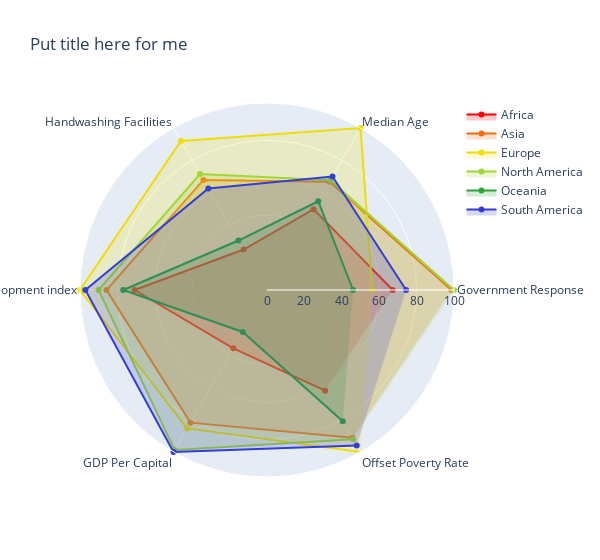

The cell this chart's notebook holds for it:
### Markdown cell above
# AREA PROPERTIES ABILITY COMPARE

### Code cell
#TODO: 5 properties to compare 
# stringency_index
# median_age
# 1 -  extreme_poverty (we need good properties)
# handwashing_facilities
# human_development_index
# gdp_per_capita

Ability5_base = owid_covid_data[['continent','date','location','stringency_index','median_age','extreme_poverty','handwashing_facilities'
,'human_development_index','gdp_per_capita']].dropna()

# phần bù của tỉ lệ nghèo đói
Ability5_base['extreme_poverty_r'] = 100 - Ability5_base['extreme_poverty']
Ability5_base.drop(columns=['extreme_poverty'],inplace=True)
# chỉ số phát triển con người
# Ability5_base['human_development_index']  *= 100
# # chỉ số gdp trên nước lớn nhất
# Ability5_base['gdp_per_capita'] *= 100 / Ability5_base['gdp_per_capita'].max()


#  --------------------------------------------------------------------
Ability5_base_location =  Ability5_base.groupby('location').last()

Ability5_base_area = Ability5_base_location.groupby('continent').mean()
# tẻ lệ gpd trê nuocs lớn nhất
Ability5_base_area['gdp_per_capita'] *= 100 / Ability5_base_area['gdp_per_capita'].max()
Ability5_base_area['stringency_index'] *= 100 / Ability5_base_area['stringency_index'].max()
Ability5_base_area['human_development_index'] *= 100 / Ability5_base_area['human_development_index'].max()
Ability5_base_area['extreme_poverty_r'] *= 100 / Ability5_base_area['extreme_poverty_r'].max()
Ability5_base_area['median_age'] *= 100 / Ability5_base_area['median_age'].max()
# #  --------------------------------------------------------------------

figgo = go.Figure()


Depts = ['Government Response','Median Age','Handwashing Facilities','Human development index','GDP Per Capital','Offset Poverty Rate']


idc = 0

for er in Ability5_base_area.index:
      record = Ability5_base_area.loc[er]
      det = record.tolist()
      aColor = colors6[idc]
      r,g,b = ImageColor.getcolor(aColor, "RGB")
      figgo.add_trace(go.Scatterpolar(
      r= det,
      theta=Depts,
      line = dict(color= aColor),
      fill='toself',
      fillcolor = "rgba({r}, {g}, {b}, 0.2)".format(r=r,g=g,b=b),
      name=er,
      ))
      idc+=1

figgo.update_layout(
  polar=dict(
    radialaxis=dict(
      visible=True,
      range=[0, 100]
    )),
  showlegend=True,
  title= dict(text='Put title here for me'),
  width=600
)

figgo.show()

### Figure 1 — Plotly figure (JSON) as saved in the notebook; plotly's stock layout.template omitted (floating-point values rounded to 4 significant figures)
{"data": [{"fill": "toself", "fillcolor": "rgba(253, 1, 0, 0.2)", "line": {"color": "#FD0100"}, "name": "Africa", "r": [67.22, 49.86, 24.97, 70.77, 35.99, 62.18], "theta": ["Government Response", "Median Age", "Handwashing Facilities", "Human development index", "GDP Per Capital", "Offset Poverty Rate"], "type": "scatterpolar"}, {"fill": "toself", "fillcolor": "rgba(247, 105, 21, 0.2)", "line": {"color": "#F76915"}, "name": "Asia", "r": [98.65, 66.89, 67.99, 85.83, 81.9, 91.25], "theta": ["Government Response", "Median Age", "Handwashing Facilities", "Human development index", "GDP Per Capital", "Offset Poverty Rate"], "type": "scatterpolar"}, {"fill": "toself", "fillcolor": "rgba(238, 222, 4, 0.2)", "line": {"color": "#EEDE04"}, "name": "Europe", "r": [56.28, 100, 92.07, 100, 85.48, 100.0], "theta": ["Government Response", "Median Age", "Handwashing Facilities", "Human development index", "GDP Per Capital", "Offset Poverty Rate"], "type": "scatterpolar"}, {"fill": "toself", "fillcolor": "rgba(160, 214, 54, 0.2)", "line": {"color": "#A0D636"}, "name": "North America", "r": [100, 67.84, 71.6, 90.1, 98.79, 92.21], "theta": ["Government Response", "Median Age", "Handwashing Facilities", "Human development index", "GDP Per Capital", "Offset Poverty Rate"], "type": "scatterpolar"}, {"fill": "toself", "fillcolor": "rgba(47, 162, 54, 0.2)", "line": {"color": "#2FA236"}, "name": "Oceania", "r": [46.04, 54.81, 30.55, 76.86, 25.93, 81.01], "theta": ["Government Response", "Median Age", "Handwashing Facilities", "Human development index", "GDP Per Capital", "Offset Poverty Rate"], "type": "scatterpolar"}, {"fill": "toself", "fillcolor": "rgba(51, 62, 212, 0.2)", "line": {"color": "#333ED4"}, "name": "South America", "r": [74.39, 70.04, 62.75, 97.12, 100, 95.97], "theta": ["Government Response", "Median Age", "Handwashing Facilities", "Human development index", "GDP Per Capital", "Offset Poverty Rate"], "type": "scatterpolar"}], "layout": {"polar": {"radialaxis": {"range": [0, 100], "visible": true}}, "showlegend": true, "title": {"text": "Put title here for me"}, "width": 600}}
